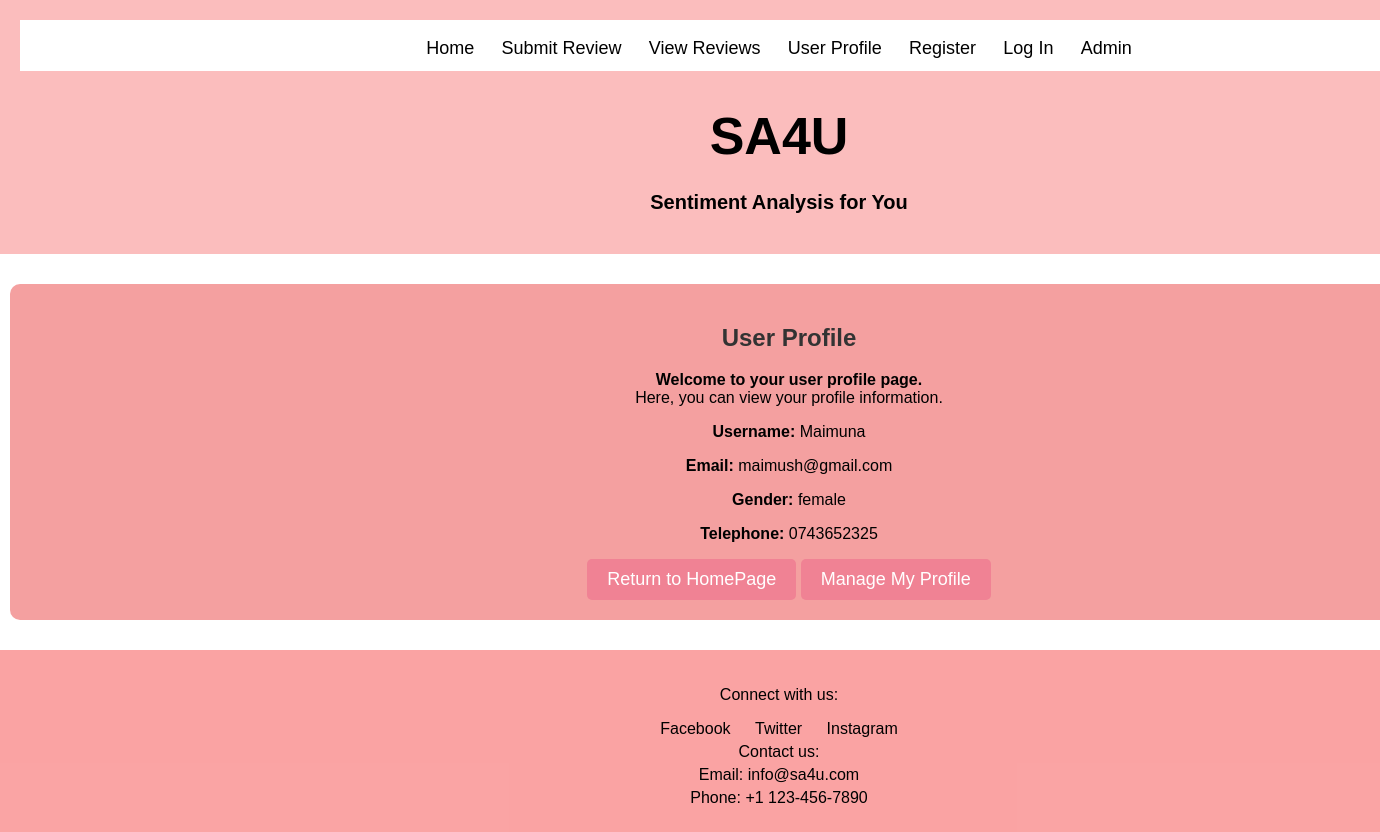
Screenshot of /UserProfile.php (signed in) with the database file from the repository.
### tables this page shows
CREATE TABLE `user` (
  `UserID` int(50) NOT NULL,
  `UserName` varchar(255) NOT NULL,
  `Email` varchar(255) NOT NULL,
  `Password` varchar(255) NOT NULL,
  `Gender` varchar(50) NOT NULL,
  `Telephone` varchar(255) NOT NULL
);

### UserProfile.php (the view, shortened to what this page needs)
<?php
if (isset($_SESSION['loggedin']) && $_SESSION['loggedin'] === true) {
    require 'config.php';
    try {
        $conn = new PDO("mysql:host=$servername;port=3307;dbname=SA4U", $usernameDB, $passwordDB);
        $conn->setAttribute(PDO::ATTR_ERRMODE, PDO::ERRMODE_EXCEPTION);
        $stmt = $conn->prepare("SELECT UserName, Email, Gender, Telephone FROM user WHERE UserID = ?");
        $stmt->execute([$_SESSION['UserID']]);
        $userProfile = $stmt->fetch(PDO::FETCH_ASSOC);
    } catch (PDOException $e) {
        echo "Connection error: " . $e->getMessage();
    }
} else {
    header("Location: Login.html");
    exit;
}
?>
<!DOCTYPE html>
<html lang="en">
<head>
    <link rel="stylesheet" href="Userin.css">
</head>
<body>
<header>
    <div class="navbar">
        <a class="HOME" href="Homepage.html">Home</a>
        <a href="submit_review_main.php">Submit Review</a>
        <a href="viewpage.php">View Reviews</a>
        <a href="UserProfile.php">User Profile</a>
        <a href="sign-in.php">Register</a>
        <a href="login.html">Log In</a>
        <a href="adminui.php">Admin</a>
    </div>
    <div>
            <h1>SA4U</h1>
            <p style="font-size: 20px; margin-top: -10px;"><b>Sentiment Analysis for You</b></p>
        </div>
</header>
<div class="content">
    <div class="form">
        <h2>User Profile</h2>
        <?php if ($userProfile): ?>
            <p><b>Welcome to your user profile page.</b><br>Here, you can view your profile information.</p>
            <div class="profile-details">
                <p><strong>Username:</strong> <?php echo htmlspecialchars($userProfile['UserName']); ?></p>
                <p><strong>Email:</strong> <?php echo htmlspecialchars($userProfile['Email']); ?></p>
                <p><strong>Gender:</strong> <?php echo htmlspecialchars($userProfile['Gender']); ?></p>
                <p><strong>Telephone:</strong> <?php echo htmlspecialchars($userProfile['Telephone']); ?></p>
            </div>
            <button class="manage-profile-btn" onclick="window.location='Homepage.html';">Return to HomePage</button>
            <button class="manage-profile-btn" onclick="window.location='ManageProfile.php';">Manage My Profile</button>
        <?php else: ?>
            <p>An error occurred. Please try logging in again.</p>
        <?php endif; ?>
    </div>
</div>
<footer>
    <div class="footer-content">
        <div class="social-media">
            <p>Connect with us:</p>
            <a href="#" target="_blank">Facebook</a>
            <a href="#" target="_blank">Twitter</a>
            <a href="#" target="_blank">Instagram</a>
        </div>
        <div class="contact-info">
            <p>Contact us:</p>
            <p>Email: info@sa4u.com</p>
            <p>Phone: +1 123-456-7890</p>
        </div>
    </div>
</footer>
</body>
</html>

### Userin.css (style rules this page uses)
body { margin: 0; padding: 0; font-family: sans-serif; background-image: url(UIback.jpg); background-size: cover; background-position: center; color: white; }
header { text-align: center; padding: 20px; width: 110%; height: 100%; color: black; font-size: 26px; background-color: rgba(248, 125, 125, 0.5); }
.navbar { text-align: center; color: cornsilk; background-color: white; padding: 10px; }
.navbar a { color: black; font-size: 18px; margin: 0 10px; text-decoration: none; }
.content { display: flex; justify-content: center; align-items: center; flex-direction: column; padding: 10px; width: 110%; margin: auto; color: black; height: 105%; }
.form { width: 100%; max-width: auto; position: relative; background: #f4a0a0; text-align: center; align-items: center; margin: 20px auto; padding: 20px; border-radius: 10px; }
h2 { color: #333; }
footer { background-color: rgba(248, 125, 125, 0.7); color: black; padding: 20px; text-align: center; width: 110%; }
.social-media a { color: black; margin: 0 10px; text-decoration: none; }
.contact-info p { margin: 5px 0; }
button { padding: 10px 20px; font-size: 18px; background-color: rgb(240, 130, 148); color: white; border: none; border-radius: 5px; cursor: pointer; }

### rows the page displays
user: UserName "Maimuna", Email "maimush@gmail.com", Gender "female", Telephone "0743652325"
